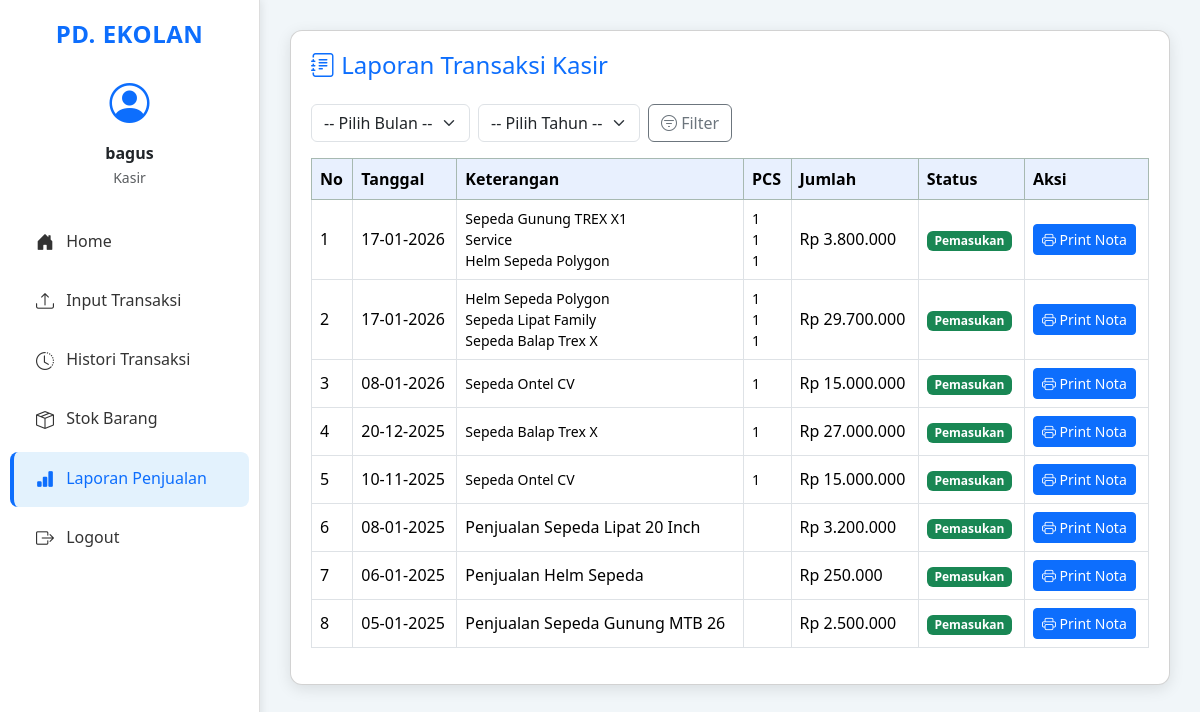
The app's page /kasir_laporan.php (signed in) with its own data.
### tables this page shows
CREATE TABLE `transaksi` (
  `id_transaksi` int(11) NOT NULL,
  `tanggal` date NOT NULL,
  `keterangan` text DEFAULT NULL,
  `pcs` int(11) DEFAULT 0,
  `jumlah` decimal(15,2) NOT NULL,
  `jenis_transaksi` enum('debet','kredit') NOT NULL,
  `jenis_pengeluaran` varchar(100) DEFAULT NULL,
  `created_by` enum('admin','kasir') NOT NULL DEFAULT 'admin',
  `id_user` int(11) DEFAULT NULL,
  `created_at` timestamp NOT NULL DEFAULT current_timestamp()
);

CREATE TABLE `produk` (
  `id_produk` int(11) NOT NULL,
  `nama_produk` varchar(100) NOT NULL,
  `kategori` varchar(50) DEFAULT NULL,
  `stok` int(11) DEFAULT 0,
  `satuan` varchar(20) DEFAULT NULL,
  `harga_beli` decimal(15,2) DEFAULT NULL,
  `harga_jual` decimal(15,2) DEFAULT NULL,
  `tanggal_update` timestamp NOT NULL DEFAULT current_timestamp() ON UPDATE current_timestamp()
);

CREATE TABLE `detail_transaksi` (
  `id_detail` int(11) NOT NULL,
  `id_transaksi` int(11) NOT NULL,
  `id_produk` int(11) NOT NULL,
  `jumlah_produk` int(11) NOT NULL,
  `subtotal` decimal(15,2) NOT NULL
);

### kasir_laporan.php (the view, shortened to what this page needs)
<?php
include 'koneksi.php';
$sql = "SELECT * FROM transaksi WHERE jenis_transaksi = 'debet'";
$sql .= " ORDER BY tanggal DESC";
$query = mysqli_query($koneksi, $sql);
?>
<!DOCTYPE html>
<html lang="id">
<head>
<link href="https://cdn.jsdelivr.net/npm/bootstrap@5.3.3/dist/css/bootstrap.min.css" rel="stylesheet">
<link href="https://cdn.jsdelivr.net/npm/bootstrap-icons/font/bootstrap-icons.css" rel="stylesheet">
</head>
<body>
<?php include 'kasir_sidebar.php'; ?>
<div class="content">
<div class="card">
<h4 class="mb-4 text-primary"><i class="bi bi-journal-text"></i> Laporan Transaksi Kasir</h4>
<form method="GET" class="d-flex gap-2 flex-wrap mb-3">
    <select name="bulan" class="form-select w-auto">
        <option value="">-- Pilih Bulan --</option>
    </select>
    <select name="tahun" class="form-select w-auto">
        <option value="">-- Pilih Tahun --</option>
    </select>
    <button type="submit" class="btn btn-outline-secondary"><i class="bi bi-filter-circle"></i> Filter</button>
</form>
<div class="table-responsive">
<table class="table table-bordered table-hover align-middle">
<thead class="table-success">
<tr>
    <th>No</th>
    <th>Tanggal</th>
    <th>Keterangan</th>
    <th>PCS</th>
    <th>Jumlah</th>
    <th>Status</th>
    <th>Aksi</th>
</tr>
</thead>
<tbody>
<?php
$no = 1;
if (mysqli_num_rows($query) > 0):
    while ($row = mysqli_fetch_assoc($query)):
        $detail = $koneksi->query("
            SELECT d.*, p.nama_produk
            FROM detail_transaksi d
            JOIN produk p ON d.id_produk = p.id_produk
            WHERE d.id_transaksi = '{$row['id_transaksi']}'
        ");
        $namaProduk = "";
        $pcsText = "";
        while ($d = $detail->fetch_assoc()) {
            $namaProduk .= "<span class='keterangan-item'>{$d['nama_produk']}</span>";
            $pcsText .= "<span class='pcs-item'>{$d['jumlah_produk']}</span>";
        }
?>
<tr>
    <td><?= $no++ ?></td>
    <td><?= date("d-m-Y", strtotime($row['tanggal'])) ?></td>
    <td><?= $namaProduk ?: htmlspecialchars($row['keterangan']) ?></td>
    <td><?= $pcsText ?></td>
    <td>Rp <?= number_format($row['jumlah'], 0, ',', '.') ?></td>
    <td><span class="badge bg-success">Pemasukan</span></td>
    <td>
        <a href="nota.php?id_transaksi=<?= $row['id_transaksi'] ?>&from=laporan" class="btn btn-sm btn-primary" target="_blank">
            <i class="bi bi-printer"></i> Print Nota
        </a>
    </td>
</tr>
<?php endwhile; else: ?>
<tr><td colspan="7" class="text-center text-muted">Tidak ada data pemasukan.</td></tr>
<?php endif; ?>
</tbody>
</table>
</div>
</div>
</div>
</body>
</html>

### kasir_laporan.php (style rules this page uses)
body { background-color: #f1f6f9; font-family: 'Segoe UI', sans-serif; }
.content { margin-left: 260px; padding: 30px; }
.card { background-color: #ffffff; border-radius: 12px; box-shadow: 0 4px 15px rgba(0,0,0,0.1); padding: 20px; }
.table th { background-color: #e8f0fe; }
.keterangan-item, .pcs-item { display: block; font-size: 14px; }

### kasir_sidebar.php (style rules this page uses)
.content { margin-left: 260px; padding: 30px; }

### records on screen
transaksi: tanggal "17-01-2026", produk.nama_produk "Sepeda Gunung TREX X1 Service Helm Sepeda Polygon", detail_transaksi.jumlah_produk "1 1 1", jumlah "3.800.000"
transaksi: tanggal "17-01-2026", produk.nama_produk "Helm Sepeda Polygon Sepeda Lipat Family Sepeda Balap Trex X", detail_transaksi.jumlah_produk "1 1 1", jumlah "29.700.000"
transaksi: tanggal "08-01-2026", produk.nama_produk "Sepeda Ontel CV", detail_transaksi.jumlah_produk "1", jumlah "15.000.000"
transaksi: tanggal "20-12-2025", produk.nama_produk "Sepeda Balap Trex X", detail_transaksi.jumlah_produk "1", jumlah "27.000.000"
transaksi: tanggal "10-11-2025", produk.nama_produk "Sepeda Ontel CV", detail_transaksi.jumlah_produk "1", jumlah "15.000.000"
transaksi: tanggal "08-01-2025", keterangan "Penjualan Sepeda Lipat 20 Inch", jumlah "3.200.000"
transaksi: tanggal "06-01-2025", keterangan "Penjualan Helm Sepeda", jumlah "250.000"
transaksi: tanggal "05-01-2025", keterangan "Penjualan Sepeda Gunung MTB 26", jumlah "2.500.000"

### other values on screen
$_SESSION['nama'] "bagus"
